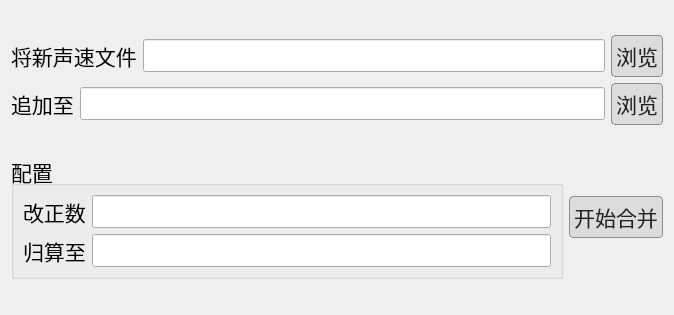
<?xml version="1.0" encoding="UTF-8"?>
<ui version="4.0">
 <class>Form</class>
 <widget class="QWidget" name="Form">
  <property name="geometry">
   <rect>
    <x>0</x>
    <y>0</y>
    <width>674</width>
    <height>315</height>
   </rect>
  </property>
  <property name="windowTitle">
   <string>Form</string>
  </property>
  <layout class="QVBoxLayout" name="verticalLayout_3">
   <item>
    <layout class="QVBoxLayout" name="verticalLayout">
     <item>
      <layout class="QHBoxLayout" name="horizontalLayout">
       <item>
        <widget class="QLabel" name="label">
         <property name="font">
          <font>
           <pointsize>16</pointsize>
          </font>
         </property>
         <property name="styleSheet">
          <string notr="true">QPushButton {
    background-color: rgb(220,220,220);
    color: #222222;
    border: 1px solid rgb(140,140,140);
    padding: 4px;
    border-radius: 4px;  /* 圆角，0=直角 */
}
QPushButton:hover {
    background-color: rgb(230,230,230);
    border:1px solid rgb(100,100,100); /* hover时边框变深 */
}
QPushButton:pressed {
    background-color: rgb(200,200,200);
    border:1px solid rgb(70,70,70);
}</string>
         </property>
         <property name="text">
          <string>将新声速文件</string>
         </property>
        </widget>
       </item>
       <item>
        <widget class="QLineEdit" name="lineEdit">
         <property name="font">
          <font>
           <pointsize>16</pointsize>
          </font>
         </property>
        </widget>
       </item>
       <item>
        <widget class="QPushButton" name="pushButton">
         <property name="font">
          <font>
           <pointsize>16</pointsize>
          </font>
         </property>
         <property name="styleSheet">
          <string notr="true">QPushButton {
    background-color: rgb(220,220,220);
    color: #222222;
    border: 1px solid rgb(140,140,140);
    padding: 4px;
    border-radius: 4px;  /* 圆角，0=直角 */
}
QPushButton:hover {
    background-color: rgb(230,230,230);
    border:1px solid rgb(100,100,100); /* hover时边框变深 */
}
QPushButton:pressed {
    background-color: rgb(200,200,200);
    border:1px solid rgb(70,70,70);
}</string>
         </property>
         <property name="text">
          <string>浏览</string>
         </property>
        </widget>
       </item>
      </layout>
     </item>
     <item>
      <layout class="QHBoxLayout" name="horizontalLayout_2">
       <item>
        <widget class="QLabel" name="label_2">
         <property name="font">
          <font>
           <pointsize>16</pointsize>
          </font>
         </property>
         <property name="styleSheet">
          <string notr="true">QPushButton {
    background-color: rgb(220,220,220);
    color: #222222;
    border: 1px solid rgb(140,140,140);
    padding: 4px;
    border-radius: 4px;  /* 圆角，0=直角 */
}
QPushButton:hover {
    background-color: rgb(230,230,230);
    border:1px solid rgb(100,100,100); /* hover时边框变深 */
}
QPushButton:pressed {
    background-color: rgb(200,200,200);
    border:1px solid rgb(70,70,70);
}</string>
         </property>
         <property name="text">
          <string>追加至</string>
         </property>
        </widget>
       </item>
       <item>
        <widget class="QLineEdit" name="lineEdit_2">
         <property name="font">
          <font>
           <pointsize>16</pointsize>
          </font>
         </property>
        </widget>
       </item>
       <item>
        <widget class="QPushButton" name="pushButton_2">
         <property name="font">
          <font>
           <pointsize>16</pointsize>
          </font>
         </property>
         <property name="styleSheet">
          <string notr="true">QPushButton {
    background-color: rgb(220,220,220);
    color: #222222;
    border: 1px solid rgb(140,140,140);
    padding: 4px;
    border-radius: 4px;  /* 圆角，0=直角 */
}
QPushButton:hover {
    background-color: rgb(230,230,230);
    border:1px solid rgb(100,100,100); /* hover时边框变深 */
}
QPushButton:pressed {
    background-color: rgb(200,200,200);
    border:1px solid rgb(70,70,70);
}</string>
         </property>
         <property name="text">
          <string>浏览</string>
         </property>
        </widget>
       </item>
      </layout>
     </item>
    </layout>
   </item>
   <item>
    <layout class="QHBoxLayout" name="horizontalLayout_5">
     <item>
      <widget class="QGroupBox" name="groupBox">
       <property name="font">
        <font>
         <pointsize>16</pointsize>
        </font>
       </property>
       <property name="title">
        <string>配置</string>
       </property>
       <layout class="QVBoxLayout" name="verticalLayout_2">
        <item>
         <layout class="QHBoxLayout" name="horizontalLayout_3">
          <item>
           <widget class="QLabel" name="label_3">
            <property name="font">
             <font>
              <pointsize>16</pointsize>
             </font>
            </property>
            <property name="styleSheet">
             <string notr="true">QPushButton {
    background-color: rgb(220,220,220);
    color: #222222;
    border: 1px solid rgb(140,140,140);
    padding: 4px;
    border-radius: 4px;  /* 圆角，0=直角 */
}
QPushButton:hover {
    background-color: rgb(230,230,230);
    border:1px solid rgb(100,100,100); /* hover时边框变深 */
}
QPushButton:pressed {
    background-color: rgb(200,200,200);
    border:1px solid rgb(70,70,70);
}</string>
            </property>
            <property name="text">
             <string>改正数</string>
            </property>
           </widget>
          </item>
          <item>
           <widget class="QLineEdit" name="lineEdit_3"/>
          </item>
         </layout>
        </item>
        <item>
         <layout class="QHBoxLayout" name="horizontalLayout_4">
          <item>
           <widget class="QLabel" name="label_4">
            <property name="font">
             <font>
              <pointsize>16</pointsize>
             </font>
            </property>
            <property name="styleSheet">
             <string notr="true">QPushButton {
    background-color: rgb(220,220,220);
    color: #222222;
    border: 1px solid rgb(140,140,140);
    padding: 4px;
    border-radius: 4px;  /* 圆角，0=直角 */
}
QPushButton:hover {
    background-color: rgb(230,230,230);
    border:1px solid rgb(100,100,100); /* hover时边框变深 */
}
QPushButton:pressed {
    background-color: rgb(200,200,200);
    border:1px solid rgb(70,70,70);
}</string>
            </property>
            <property name="text">
             <string>归算至</string>
            </property>
           </widget>
          </item>
          <item>
           <widget class="QLineEdit" name="lineEdit_4"/>
          </item>
         </layout>
        </item>
       </layout>
      </widget>
     </item>
     <item>
      <widget class="QPushButton" name="pushButton_3">
       <property name="font">
        <font>
         <pointsize>16</pointsize>
        </font>
       </property>
       <property name="styleSheet">
        <string notr="true">QPushButton {
    background-color: rgb(220,220,220);
    color: #222222;
    border: 1px solid rgb(140,140,140);
    padding: 4px;
    border-radius: 4px;  /* 圆角，0=直角 */
}
QPushButton:hover {
    background-color: rgb(230,230,230);
    border:1px solid rgb(100,100,100); /* hover时边框变深 */
}
QPushButton:pressed {
    background-color: rgb(200,200,200);
    border:1px solid rgb(70,70,70);
}</string>
       </property>
       <property name="text">
        <string>开始合并</string>
       </property>
      </widget>
     </item>
    </layout>
   </item>
  </layout>
 </widget>
 <resources/>
 <connections/>
</ui>
